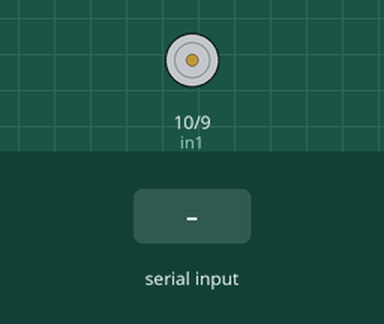
A sketch run on a simulated Arduino Uno, built with avr-gcc and run on an emulated ATmega328P. On the bench: motor-driver pin pairs drawn as motors (green arrow = first pin HIGH = forward, orange = second pin HIGH = backward, longer = more drive, scaled by the enable pin). The test bench sets the inputs (shaded band). What the sketch prints to the serial monitor is not drawn.

Above: at 1.2 s.
1.3 s: "C" received over Serial
At 3.4 s:
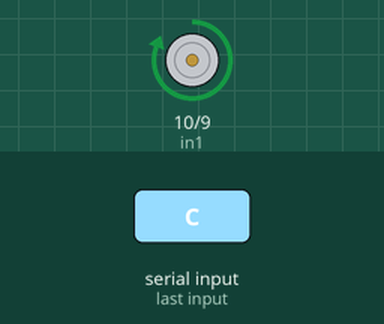
3.8 s: "A" received over Serial
At 5.3 s:
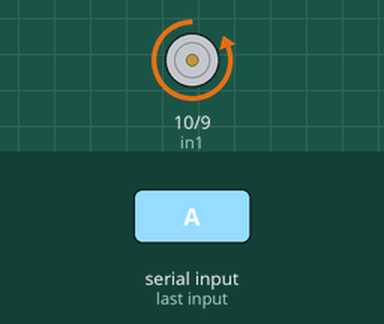
6.3 s: "O" received over Serial
At 8.4 s:
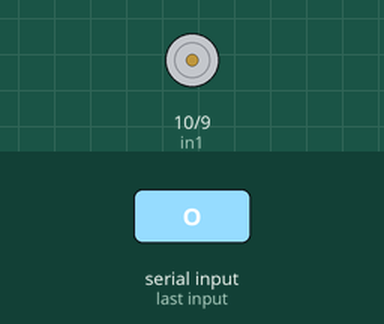
Timing chart, 0 to 9.9 s (numbered marks = the images above; inputs shaded):
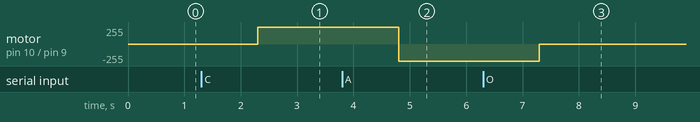

Measured:
- after the input at 1.3 s, motor on pin 10 (in1) / pin 9 (in2): stopped → forward 255/255 after 1.0 s
- after the input at 3.8 s, motor on pin 10 (in1) / pin 9 (in2): forward 255/255 → backward 255/255 after 1.0 s
- after the input at 6.3 s, motor on pin 10 (in1) / pin 9 (in2): backward 255/255 → stopped after 1.0 s

The sketch:

serial_motor_control.ino
```cpp
#include<string.h>

// Motor A Input
 int enA=11;
 int in1=10;
 int in2=9;

void setup() {
  Serial.begin(9600);
  // Pinmode is set either as output or input
  pinMode(enA, OUTPUT);
  pinMode(in1, OUTPUT);
  pinMode(in2, OUTPUT);
}

void loop() {
  String receivedData;
  while (Serial.available())
  {
     receivedData = Serial.readString();
     if (receivedData == "C")
     {
        // Motor A Clockwise direction rotation
          digitalWrite(enA, HIGH);
          digitalWrite(in1, HIGH);
          digitalWrite(in2, LOW);
          Serial.print("Received clockwise signal");
     }

     else if(receivedData== "A")
      {
        // Motor A Anti-Clockwise diretion rotation
          digitalWrite(enA, HIGH);
          digitalWrite(in1, LOW);
          digitalWrite(in2, HIGH);
          Serial.print("Received anticlockwise signal");
     }
     else if (receivedData == "O")
     {
          // Motor A is switched off
          digitalWrite(enA, LOW);
          digitalWrite(in1, LOW);
          digitalWrite(in2, LOW);
          Serial.print("Received Off  signal");
     }
     else{
           // Returning Invalid input
           Serial.print("Invalid input enter 'C' (or) 'A' (or) 'O' ");
        }

  }
}
```
